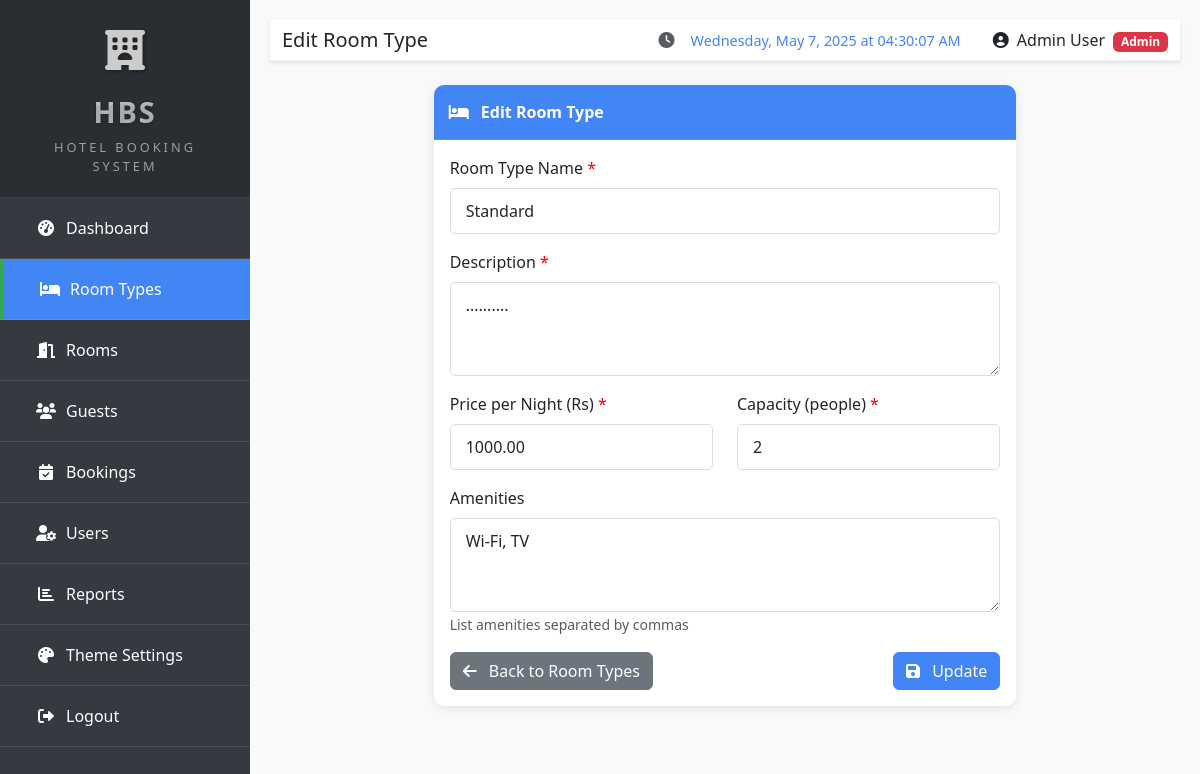
Screenshot of /hotel/room-types/10/edit/ (signed in) with the database file from the repository.
### hotel/models.py (models this page shows, shortened)
class UserProfile(models.Model):
    ROLE_CHOICES = (
        ('admin', 'Admin'),
        ('receptionist', 'Receptionist'),
    )
    user = models.OneToOneField(User, on_delete=models.CASCADE, related_name='profile')
    role = models.CharField(max_length=20, choices=ROLE_CHOICES, default='receptionist')
    phone = models.CharField(max_length=20, blank=True)
    address = models.TextField(blank=True)

class RoomType(models.Model):
    name = models.CharField(max_length=100)
    description = models.TextField()
    price_per_night = models.DecimalField(max_digits=10, decimal_places=2)
    capacity = models.PositiveIntegerField(default=1)
    amenities = models.TextField(blank=True)
    created_at = models.DateTimeField(auto_now_add=True)
    updated_at = models.DateTimeField(auto_now=True)

### hotel/views.py (the view, shortened to what this page needs)
# urls.py: path('room-types/<int:pk>/edit/', views.room_type_edit, name='room_type_edit'),
@login_required
@admin_required
def room_type_edit(request, pk):
    room_type = get_object_or_404(RoomType, pk=pk)
    return render(request, 'hotel/room_type_form.html', {'room_type': room_type})

### hotel/context_processors.py (called while the page is built)
def theme_settings(request):
    if request.user.is_authenticated:
        try:
            from .models import ThemeSettings
            theme_settings, created = ThemeSettings.objects.get_or_create(user=request.user)
            return {'user_theme_settings': theme_settings}
        except Exception:
            pass
    return {'user_theme_settings': None}

def hotel_info(request):
    try:
        from .models import HotelInfo
        info = HotelInfo.get_info()
        return {'hotel_info': info}
    except Exception:
        pass
    return {'hotel_info': None}

### hotel/views.py (called while the page is built)
def admin_required(view_func):
    @wraps(view_func)
    def _wrapped_view(request, *args, **kwargs):
        if hasattr(request.user, 'profile') and request.user.profile.role == 'admin':
            return view_func(request, *args, **kwargs)
        messages.error(request, "You don't have permission to access this page.")
        return redirect('dashboard')
    return _wrapped_view

### templates/hotel/room_type_form.html (shortened to what this page needs)
{% extends 'hotel/base.html' %}
{% block page_title %}
    {% if room_type %}Edit{% else %}Create{% endif %} Room Type
{% endblock %}
{% block content %}
<div class="row justify-content-center">
    <div class="col-md-8">
        <div class="card">
            <div class="card-header">
                <i class="fas fa-bed me-2"></i>
                {% if room_type %}Edit{% else %}Create New{% endif %} Room Type
            </div>
            <div class="card-body">
                <form method="post" action="{% if room_type %}{% url 'room_type_edit' room_type.id %}{% else %}{% url 'room_type_create' %}{% endif %}">
                    <div class="mb-3">
                        <label for="name" class="form-label required">Room Type Name</label>
                        <input type="text" class="form-control" id="name" name="name" value="{% if room_type %}{{ room_type.name }}{% endif %}" required>
                    </div>
                    <div class="mb-3">
                        <label for="description" class="form-label required">Description</label>
                        <textarea class="form-control" id="description" name="description" rows="3" required>{% if room_type %}{{ room_type.description }}{% endif %}</textarea>
                    </div>
                    <div class="row mb-3">
                        <div class="col-md-6">
                            <label for="price_per_night" class="form-label required">Price per Night (Rs)</label>
                            <input type="number" class="form-control" id="price_per_night" name="price_per_night" step="0.01" min="0" value="{% if room_type %}{{ room_type.price_per_night }}{% endif %}" required>
                        </div>
                        <div class="col-md-6">
                            <label for="capacity" class="form-label required">Capacity (people)</label>
                            <input type="number" class="form-control" id="capacity" name="capacity" min="1" value="{% if room_type %}{{ room_type.capacity }}{% else %}1{% endif %}" required>
                        </div>
                    </div>
                    <div class="mb-3">
                        <label for="amenities" class="form-label">Amenities</label>
                        <textarea class="form-control" id="amenities" name="amenities" rows="3" placeholder="e.g. Wi-Fi, TV, Air conditioning">{% if room_type %}{{ room_type.amenities }}{% endif %}</textarea>
                        <small class="text-muted">List amenities separated by commas</small>
                    </div>
                    <div class="d-flex justify-content-between">
                        <a href="{% url 'room_type_list' %}" class="btn btn-secondary">
                            <i class="fas fa-arrow-left me-2"></i> Back to Room Types
                        </a>
                        <button type="submit" class="btn btn-primary">
                            <i class="fas fa-save me-2"></i> {% if room_type %}Update{% else %}Save{% endif %}
                        </button>
                    </div>
                </form>
            </div>
        </div>
    </div>
</div>
{% endblock %}

### templates/hotel/base.html (shortened to what this page needs)
<!DOCTYPE html>
<html lang="en">
<head>
    <link href="https://cdn.jsdelivr.net/npm/bootstrap@5.3.0-alpha1/dist/css/bootstrap.min.css" rel="stylesheet">
    <link rel="stylesheet" href="https://cdnjs.cloudflare.com/ajax/libs/font-awesome/6.0.0/css/all.min.css">
    <link rel="stylesheet" href="https://cdn.jsdelivr.net/npm/chart.js@4.4.1/dist/chart.min.css">
    <link rel="stylesheet" href="/static/css/custom.css">
</head>
<body>
    {% if user.is_authenticated %}
    <div class="sidebar">
        <div class="logo-container">
            <div class="logo-icon">
                <i class="fas fa-hotel"></i>
            </div>
            <div class="logo-text">HBS</div>
            <div class="logo-subtitle">Hotel Booking System</div>
        </div>
        <ul class="nav flex-column">
            <li class="nav-item {% if request.path == '/hotel/' %}active{% endif %}">
                <a class="nav-link" href="{% url 'dashboard' %}">
                    <i class="fas fa-tachometer-alt"></i>
                    <span>Dashboard</span>
                </a>
            </li>
            <li class="nav-item {% if '/room-types/' in request.path %}active{% endif %}">
                <a class="nav-link" href="{% url 'room_type_list' %}">
                    <i class="fas fa-bed"></i>
                    <span>Room Types</span>
                </a>
            </li>
            <li class="nav-item {% if '/rooms/' in request.path %}active{% endif %}">
                <a class="nav-link" href="{% url 'room_list' %}">
                    <i class="fas fa-door-open"></i>
                    <span>Rooms</span>
                </a>
            </li>
            <li class="nav-item {% if '/guests/' in request.path %}active{% endif %}">
                <a class="nav-link" href="{% url 'guest_list' %}">
                    <i class="fas fa-users"></i>
                    <span>Guests</span>
                </a>
            </li>
            <li class="nav-item {% if '/bookings/' in request.path %}active{% endif %}">
                <a class="nav-link" href="{% url 'booking_list' %}">
                    <i class="fas fa-calendar-check"></i>
                    <span>Bookings</span>
                </a>
            </li>
            {% if user.profile.role == 'admin' %}
            <li class="nav-item {% if '/users/' in request.path %}active{% endif %}">
                <a class="nav-link" href="{% url 'user_list' %}">
                    <i class="fas fa-user-cog"></i>
                    <span>Users</span>
                </a>
            </li>
            <li class="nav-item {% if '/reports/' in request.path %}active{% endif %}">
                <a class="nav-link" href="{% url 'reports' %}">
                    <i class="fas fa-chart-bar"></i>
                    <span>Reports</span>
                </a>
            </li>
            {% endif %}
            <li class="nav-item {% if '/settings/theme/' in request.path %}active{% endif %}">
                <a class="nav-link" href="{% url 'theme_settings' %}">
                    <i class="fas fa-palette"></i>
                    <span>Theme Settings</span>
                </a>
            </li>
            <li class="nav-item">
                <a class="nav-link" href="{% url 'logout' %}">
                    <i class="fas fa-sign-out-alt"></i>
                    <span>Logout</span>
                </a>
            </li>
        </ul>
    </div>
    <div class="main-content">
        <nav class="navbar navbar-expand-lg navbar-light mb-4">
            <div class="container-fluid">
                <h5 class="mb-0">{% block page_title %}Hotel Booking System{% endblock %}</h5>
                <div class="d-flex align-items-center">
                    <div class="me-4 text-muted">
                        <i class="fas fa-clock me-1"></i>
                        <span id="realTimeClock"></span>
                    </div>
                    <div class="dropdown">
                        <a class="nav-link dropdown-toggle" href="#" role="button" id="userDropdown" data-bs-toggle="dropdown" aria-expanded="false">
                            <i class="fas fa-user-circle me-1"></i>
                            {{ user.get_full_name|default:user.username }}
                            {% if user.profile.role %}
                            <span class="badge {% if user.profile.role == 'admin' %}bg-danger{% else %}bg-primary{% endif %} ms-1">
                                {{ user.profile.role|title }}
                            </span>
                            {% endif %}
                        </a>
                    </div>
                </div>
            </div>
        </nav>
        <div class="container-fluid">
            {% block content %}{% endblock %}
        </div>
    </div>
    {% else %}
    {% block login_content %}{% endblock %}
    {% endif %}
</body>
</html>

### templates/hotel/base.html (style rules this page uses)
:root { --primary-color: #4285F4; --secondary-color: #34A853; --danger-color: #EA4335; --warning-color: #FBBC05; --sidebar-color: #343a40; --dark-color: #333; --light-color: #f4f4f4; }
body { font-family: 'Segoe UI', Tahoma, Geneva, Verdana, sans-serif; background-color: #f8f9fa; margin: 0; padding: 0; }
.sidebar { position: fixed; top: 0; left: 0; height: 100%; width: 250px; background: var(--sidebar-color) !important; color: white; z-index: 1000; transition: all 0.3s; }
.logo-container { padding: 20px; background-color: var(--sidebar-color); filter: brightness(0.8); border-bottom: 1px solid rgba(255, 255, 255, 0.1); text-align: center; }
.logo-icon { font-size: 2.5rem; margin-bottom: 10px; color: white; text-shadow: 2px 2px 4px rgba(0, 0, 0, 0.3); animation: glow 2s ease-in-out infinite alternate; }
.logo-text { font-size: 1.8rem; font-weight: bold; letter-spacing: 2px; background: linear-gradient(45deg, #fff, #f0f0f0); -webkit-background-clip: text; -webkit-text-fill-color: transparent; text-shadow: 0px 2px 4px rgba(0, 0, 0, 0.2); }
.logo-subtitle { font-size: 0.8rem; color: rgba(255, 255, 255, 0.7); text-transform: uppercase; letter-spacing: 3px; margin-top: 5px; }
.sidebar .nav-item { padding: 10px 20px; border-bottom: 1px solid rgba(255, 255, 255, 0.1); transition: all 0.3s; }
.sidebar .nav-item.active { background: var(--primary-color); border-left: 4px solid var(--secondary-color); }
.sidebar .nav-link { color: white; text-decoration: none; display: flex; align-items: center; }
.sidebar .nav-link i { margin-right: 10px; width: 20px; text-align: center; }
.main-content { margin-left: 250px; padding: 20px; min-height: 100vh; }
.navbar { background-color: white; box-shadow: 0 2px 5px rgba(0, 0, 0, 0.1); border-bottom: 1px solid #eee; }
.navbar .dropdown-toggle::after { display: none; }
.card { border-radius: 10px; box-shadow: 0 2px 10px rgba(0, 0, 0, 0.1); margin-bottom: 20px; border: none; }
.card-header { background-color: var(--primary-color) !important; color: white !important; border-bottom: 1px solid rgba(255, 255, 255, 0.125); border-radius: 10px 10px 0 0 !important; padding: 15px; font-weight: bold; }
.form-control { border-radius: 5px; padding: 10px 15px; border: 1px solid #ddd; }
.btn-primary { background-color: var(--primary-color); border-color: var(--primary-color); }
#realTimeClock { font-family: 'Segoe UI', Tahoma, Geneva, Verdana, sans-serif; font-size: 0.9rem; font-weight: 500; color: var(--primary-color); padding: 0.5rem; border-radius: 4px; background-color: rgba(var(--primary-rgb), 0.1); }

### templates/hotel/room_type_form.html (style rules this page uses)
.required:after { content: " *"; color: red; }

### rows the page displays
RoomType: name "Standard", description "..........", price_per_night "1000.00", capacity "2", amenities "Wi-Fi, TV"

### other values shown
{{ user.get_full_name|default:user.username }} "Admin User"
{{ user.profile.role|title }} "Admin"
